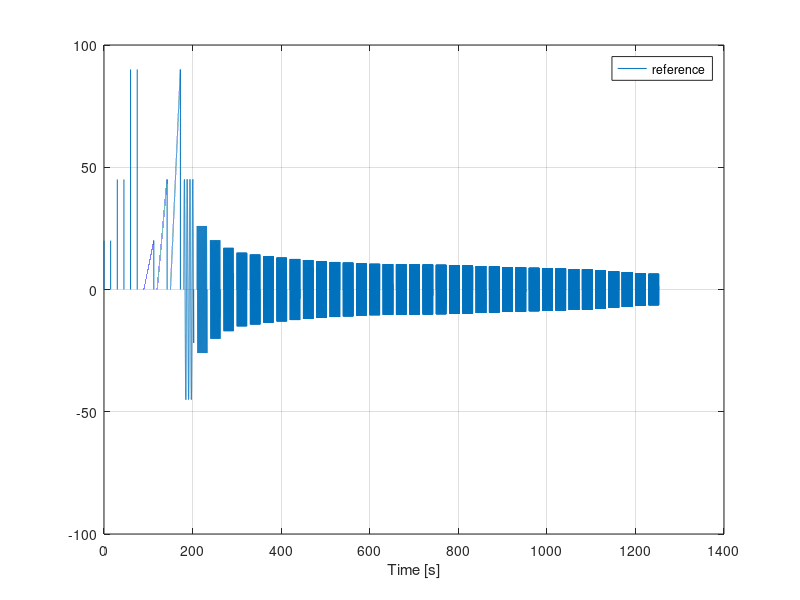

MATLAB code for this plot:
%% Parameters
% Signals are 3 Steps, 3 Ramps, 35 Sinusoids
% to add/remove/modify any signal modify the element in one of the vectors
tip_max_steps = [20 45 90];
tip_max_ramps = [20 45 90];
frequencies_rads = 0.1*[ 010 030 050 070 090 100 110 120 130 140 150 160 170 180 185 190 193 195 197 200 205 210 220 230 240 250 260 270 280 290 300 340 370 400 450 500 ];
power_max = 2025;

Delta_t_per_signal = 30;
sampling_time = 0.002;

plot_flag = 1;

%% Vectors initializations

n_steps = length(tip_max_steps);
n_ramps = length(tip_max_ramps);
n_sinewaves = length(frequencies_rads);
n_signals = n_steps + n_ramps + n_sinewaves;

vett_ref = zeros(1,(Delta_t_per_signal * n_signals)/sampling_time+1);
vett_t = 0:sampling_time:Delta_t_per_signal * n_signals;
simulation_time = vett_t(end);

%% Steps
% Remember to modify the number of signals if you want to add others 
previus_reference_signals = 0;

for k = 0:n_steps-1
    initial_time_signal = (k+previus_reference_signals)*Delta_t_per_signal/sampling_time;
    vett_ref(initial_time_signal+1) = 0;
    for i = 2:Delta_t_per_signal/(2*sampling_time)
        vett_ref(initial_time_signal+i) = tip_max_steps(k+1);  
    end
    
    for i = Delta_t_per_signal/(2*sampling_time)+1:Delta_t_per_signal/sampling_time    
        vett_ref(initial_time_signal+i) = 0;    
    end
    
end

%% Ramps
% Remember to modify the number of signals if you want to add others 
previus_reference_signals = n_steps;

for k = 0:n_ramps-1
    initial_time_signal = (k+previus_reference_signals)*Delta_t_per_signal/sampling_time;

    vett_ref(initial_time_signal+1) = 0;
    slope = tip_max_ramps(k+1)/(Delta_t_per_signal*(3/4));
    
    for i = 2:(Delta_t_per_signal*3)/(4*sampling_time)
        vett_ref(initial_time_signal+i) = sampling_time*(i-1)*slope;  
    end
    
    for i = (Delta_t_per_signal*3)/(4*sampling_time)+1:Delta_t_per_signal/sampling_time    
        vett_ref(initial_time_signal+i) = 0;    
    end

end

%% Sinevawes
previus_reference_signals = n_steps + n_ramps;

for k = 0:n_sinewaves-1
    initial_time_signal = (k+previus_reference_signals)*Delta_t_per_signal/sampling_time;
    vett_ref(initial_time_signal+1) = 0;
    Amplitude = sqrt(power_max/frequencies_rads(k+1));
    
    for i = 2:(Delta_t_per_signal*3)/(4*sampling_time)
        vett_ref(initial_time_signal+i) = Amplitude*sin(frequencies_rads(k+1)*sampling_time*(i-1));  
    end
    
    for i = (Delta_t_per_signal*3)/(4*sampling_time)+1:Delta_t_per_signal/sampling_time    
        vett_ref(initial_time_signal+i) = 0;    
    end
end 

%% Plotting

if plot_flag == 1
    
    figure
    plot(vett_t,vett_ref);grid;
    xlabel('Time [s]');
    legend('reference');
    
end

%% Creation of The Time serie

reference_simulink(:,1) = vett_t';
reference_simulink(:,2) = vett_ref';

